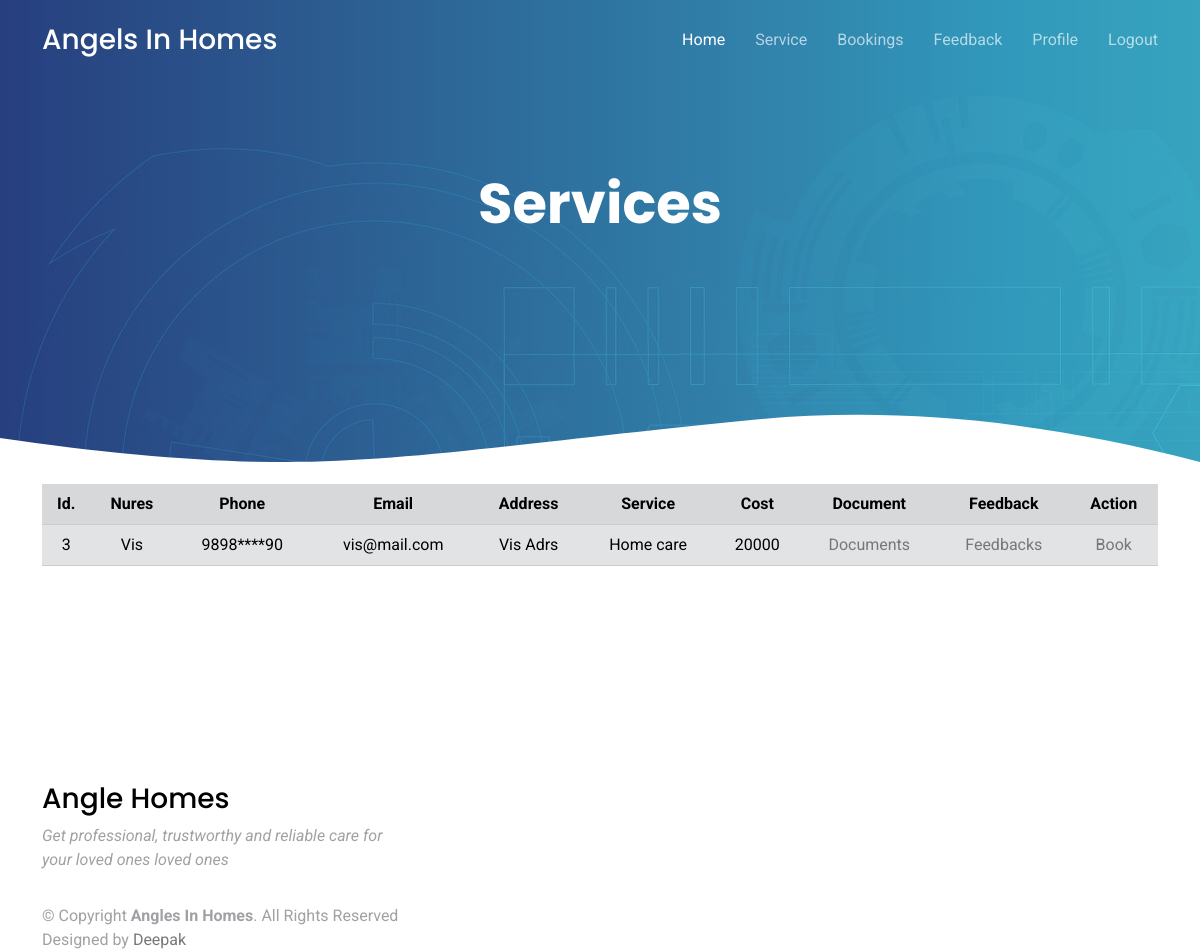
Screenshot of /custViewService.php with the database file from the repository.
### tables this page shows
CREATE TABLE `service` (
  `sid` int(11) NOT NULL AUTO_INCREMENT,
  `service` varchar(30) DEFAULT NULL,
  `docs` varchar(200) DEFAULT NULL,
  `cost` varchar(20) DEFAULT NULL,
  `nid` int(11) DEFAULT NULL,
  PRIMARY KEY (`sid`)
);

CREATE TABLE `nurses` (
  `nid` int(11) NOT NULL AUTO_INCREMENT,
  `name` varchar(30) DEFAULT NULL,
  `email` varchar(30) DEFAULT NULL,
  `phone` varchar(30) DEFAULT NULL,
  `address` varchar(30) DEFAULT NULL,
  `district` varchar(30) DEFAULT NULL,
  `qualification` varchar(30) DEFAULT NULL,
  `experience` varchar(30) DEFAULT NULL,
  PRIMARY KEY (`nid`)
);

### custViewService.php (the view, shortened to what this page needs)
<?php
include "custHeader.php";
include "connection.php";
$qry = "SELECT * FROM `service`s, `nurses`n WHERE s.`nid`=n.`nid`";
$res = mysqli_query($con, $qry);
$count = mysqli_num_rows($res);
?>
<main id="main">
    <section class="hero-section inner-page">
        <div class="wave">
        </div>
        <div class="container">
            <div class="row align-items-center">
                <div class="col-12">
                    <div class="row justify-content-center">
                        <div class="col-md-7 text-center hero-text">
                            <h1 data-aos="fade-up" data-aos-delay="">Services</h1>
                        </div>
                    </div>
                </div>
            </div>
        </div>
    </section>
    <section id="contact" class="contact">
        <div class="container" data-aos="fade-up" data-aos-delay="100">
            <div class="row gy-4 mt-1">
                <div class="col-lg-12" style="margin: auto;margin-bottom:200px">
                    <?php
                    if ($count > 0) {
                    ?>
                        <table class='table table-secondary table-striped table-hover text-center'>
                            <tr>
                                <th>Id.</th>
                                <th>Nures</th>
                                <th>Phone</th>
                                <th>Email</th>
                                <th>Address</th>
                                <th>Service</th>
                                <th>Cost</th>
                                <th>Document</th>
                                <th>Feedback</th>
                                <th>Action</th>
                            </tr>
                            <?php
                            while ($row = mysqli_fetch_array($res)) {
                                $num = $row['phone'];
                                $newNum = '';
                                for ($i = 0; $i < 10; $i++){
                                    if($i == 4 || $i == 5 || $i == 6 || $i == 7){
                                        $newNum .= '*';
                                    }else{
                                        $newNum .= $num[$i];
                                    }
                                }
                                echo "<tr>
                            <td>$row[sid]</td>
                            <td>$row[name]</td>
                            <td>$newNum</td>
                            <td>$row[email]</td>
                            <td>$row[address]</td>
                            <td>$row[service]</td>
                            <td>$row[cost]</td>
                            <td><a href='$row[docs]' target='_blank'> Documents</a></td>
                            <td><a href='custViewNurFeed.php?nid=$row[nid]'>Feedbacks</a></td>
                            <td><a href='custBookService.php?sid=$row[sid]&nid=$row[nid]'>Book</a></td>
                            </tr>";
                            }
                            ?>
                        </table>
                    <?php
                    }
                    ?>
                </div>
            </div>
        </div>
    </section>
</main>
<?php
include "userFooter.php";
?>

### assets/css/style.css (style rules this page uses)
html { overflow-x: hidden; }
body { font-family: "Roboto", sans-serif; color: #9fa1a4; line-height: 1.5; }
a { color: #777; text-decoration: none; transition: 0.3s all ease; }
h1, h2, h3, h4, h5, h6, .font-heading { font-family: "Poppins", sans-serif; color: #000; }
.container { z-index: 2; position: relative; }
section { overflow: hidden; }
.hero-section { background: linear-gradient(to right, rgba(39, 70, 133, 0.8) 0%, rgba(61, 179, 197, 0.8) 100%), url(../img/hero-bg.jpg); position: relative; }
.hero-section .wave { width: 100%; overflow: hidden; position: absolute; z-index: 1; bottom: -150px; }
.hero-section .wave svg { width: 100%; }
.hero-section, .hero-section>.container>.row { height: 100vh; min-height: 880px; }
.hero-section.inner-page { height: 60vh; min-height: 0; }
.hero-section.inner-page .hero-text { transform: translateY(-150px); margin-top: -120px; }
.hero-section h1 { font-size: 3.5rem; color: #fff; font-weight: 700; margin-bottom: 30px; }

### rows the page displays
service: sid "3", nid.name "Vis", newNum "9898****90", nid.email "vis@mail.com", nid.address "Vis Adrs", service "Home care", cost "20000"
